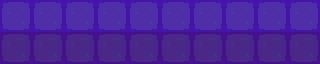

This is a level from a 2D game, rendered from its Tiled map with the project's own tilesets. A one-line summary and the complete map file follow:
An orthogonal 10x2 tile map with 32x32 px tiles, 1 tile layer (Tile Layer 1).

<map version="1.10" tiledversion="1.11.2" orientation="orthogonal" renderorder="right-down" width="10" height="2" tilewidth="32" tileheight="32" infinite="0" nextlayerid="2" nextobjectid="1">
 <tileset firstgid="1" source="gamefield.tsx" />
 <layer id="1" name="Tile Layer 1" width="10" height="2">
  <data encoding="csv">
1,1,1,1,1,1,1,1,1,1,
11,11,11,11,11,11,11,11,11,11
</data>
 </layer>
</map>
